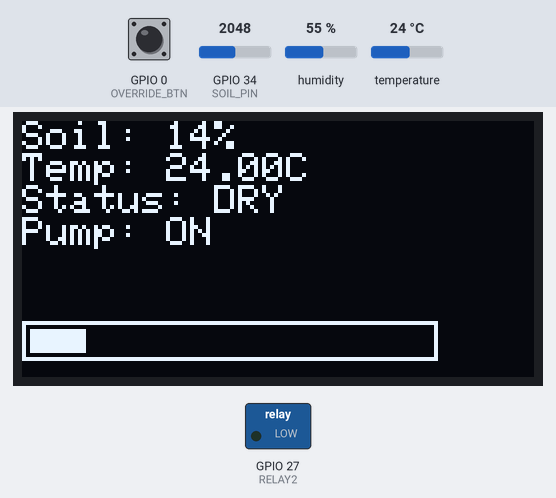
Simulated run of this sketch. Board: ESP32. On the bench: 128×64 one-colour display, switched loads named in the sketch (green lamp = pin HIGH). Inputs (shaded band) come from the test bench; at power-on: GPIO 34 (SOIL_PIN) = 2048, GPIO 0 (OVERRIDE_BTN) HIGH, humidity 55 %, temperature 24 °C. What the sketch prints to the serial monitor is not drawn.

Above: at 2.8 s.
2.9 s: GPIO 34 (SOIL_PIN) set to 1653
At 5.3 s:
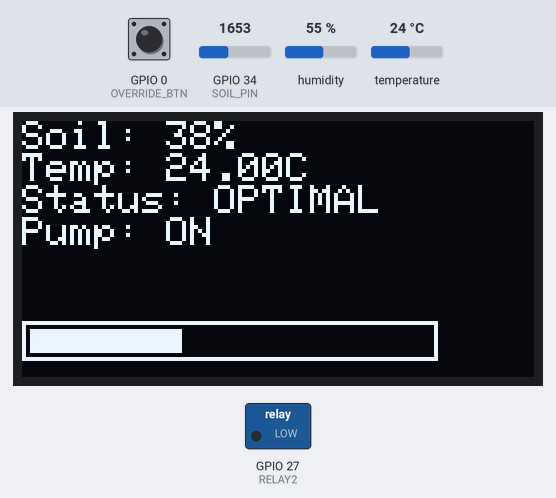
5.6 s: GPIO 34 (SOIL_PIN) set to 1555
At 7.0 s:
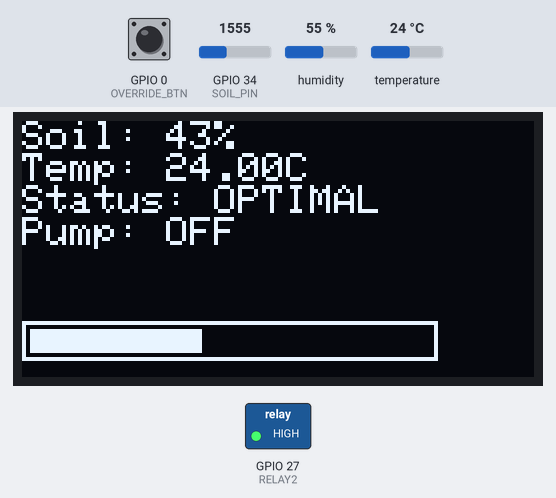
8.3 s: GPIO 34 (SOIL_PIN) set to 1162
At 11.4 s:
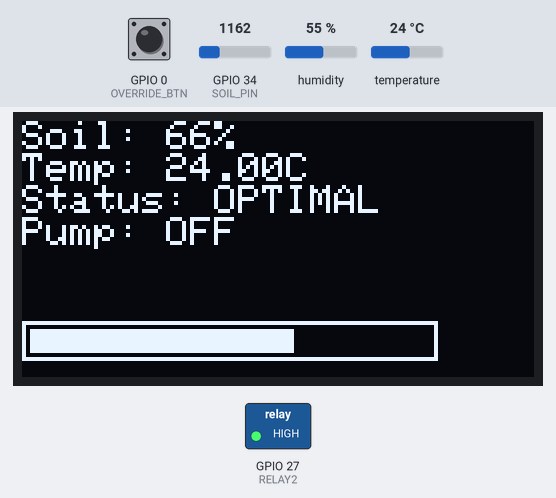
11.7 s: GPIO 34 (SOIL_PIN) set to 1026
At 13.1 s:
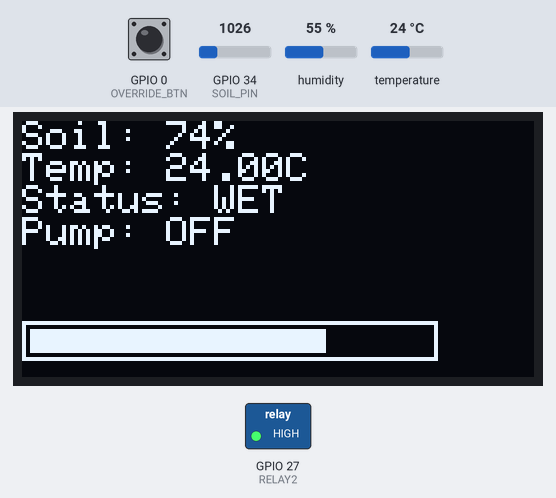
14.4 s: GPIO 0 (OVERRIDE_BTN) pulled LOW for 2.4 s
At 17.7 s:
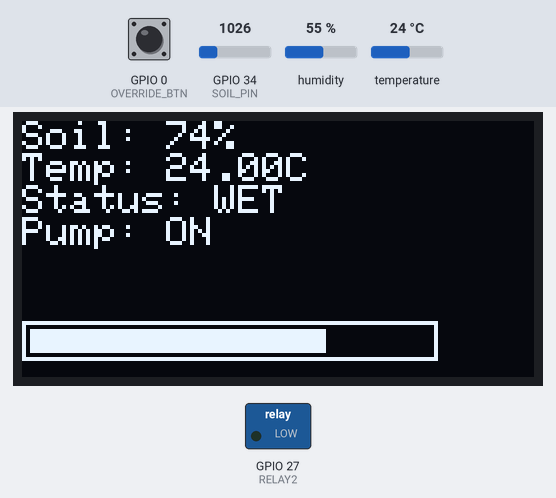
22.8 s: GPIO 34 (SOIL_PIN) set to 2866
At 25.5 s:
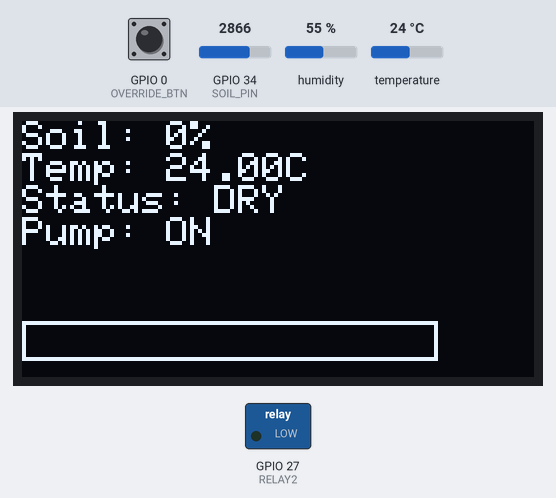
Timing chart, 0 to 27.0 s (numbered marks = the images above; inputs shaded):
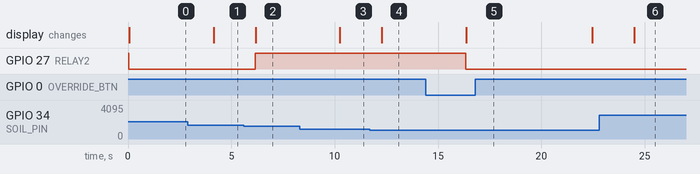

Measured:
- the behaviour switches between 1604 and 1603 on GPIO 34 (SOIL_PIN) (found by bisection; images 1 and 2)
- the behaviour switches between 1094 and 1093 on GPIO 34 (SOIL_PIN) (found by bisection; images 3 and 4)
- after the input at 2.9 s, the display: changes after 1.2 s (image 1)
- after the input at 5.6 s, GPIO 27 (RELAY2): LOW → HIGH after 0.55 s; the display: changes after 0.57 s (image 2)
- after the input at 8.3 s, the display: changes after 1.9 s (image 3)
- after the input at 11.7 s, the display: changes after 0.58 s (image 4)
- after the input at 14.4 s, GPIO 27 (RELAY2): HIGH → LOW after 1.9 s; the display: changes after 2.0 s (image 5)
- after the input at 22.8 s, the display: changes after 1.7 s (image 6)

The sketch:

p4-plant-monitor.ino
```cpp
#include <DHTesp.h>
#include <SPI.h>
#include <Adafruit_GFX.h>
#include <Adafruit_SSD1306.h>

#define SOIL_PIN   34
#define DHT_PIN    4
#define RELAY2     27
#define OVERRIDE_BTN 0

#define OLED_MOSI   23
#define OLED_CLK    18
#define OLED_DC     16
#define OLED_CS     5
#define OLED_RESET  17
#define SCREEN_WIDTH 128
#define SCREEN_HEIGHT 64

Adafruit_SSD1306 display(SCREEN_WIDTH, SCREEN_HEIGHT,
  OLED_MOSI, OLED_CLK, OLED_DC, OLED_RESET, OLED_CS);

DHTesp dht;

bool pumpOn = false;
bool manualOverride = false;
unsigned long overrideStart = 0;
const unsigned long OVERRIDE_DURATION = 5000;

void setup() {
  Serial.begin(115200);
  dht.setup(DHT_PIN, DHTesp::DHT22);
  pinMode(RELAY2, OUTPUT);
  pinMode(OVERRIDE_BTN, INPUT_PULLUP);
  digitalWrite(RELAY2, HIGH); // start OFF

  if (!display.begin(SSD1306_SWITCHCAPVCC)) {
    Serial.println("OLED init failed");
    while (true);
  }
  display.clearDisplay();
  display.setTextColor(SSD1306_WHITE);
  display.setTextSize(1);
}

void loop() {
  int rawMoisture = analogRead(SOIL_PIN);
  int moisturePercent = map(rawMoisture, 2300, 600, 0, 100);
  moisturePercent = constrain(moisturePercent, 0, 100);

  TempAndHumidity data = dht.getTempAndHumidity();

  if (digitalRead(OVERRIDE_BTN) == LOW && !manualOverride) {
    manualOverride = true;
    overrideStart = millis();
    Serial.println("Manual override: force-watering for 5s");
  }

  if (manualOverride) {
    digitalWrite(RELAY2, LOW);
    if (millis() - overrideStart > OVERRIDE_DURATION) {
      manualOverride = false;
    }
  } else {
    if (!pumpOn && moisturePercent < 30) {
      pumpOn = true;
      digitalWrite(RELAY2, LOW);
    }
    if (pumpOn && moisturePercent > 40) {
      pumpOn = false;
      digitalWrite(RELAY2, HIGH);
    }
  }

  String soilStatus = (moisturePercent < 30) ? "DRY" : (moisturePercent > 70) ? "WET" : "OPTIMAL";
  bool pumpActive = pumpOn || manualOverride;

  // OLED display
  display.clearDisplay();
  display.setCursor(0, 0);
  display.print("Soil: "); display.print(moisturePercent); display.println("%");
  display.print("Temp: "); display.print(data.temperature); display.println("C");
  display.print("Status: "); display.println(soilStatus);
  display.print("Pump: "); display.println(pumpActive ? "ON" : "OFF");

  // simple bar graph for moisture
  int barWidth = map(moisturePercent, 0, 100, 0, 100);
  display.drawRect(0, 50, 104, 10, SSD1306_WHITE);
  display.fillRect(2, 52, barWidth, 6, SSD1306_WHITE);

  display.display();

  Serial.print("Soil: ");
  Serial.print(moisturePercent);
  Serial.print("% | Temp: ");
  Serial.print(data.temperature);
  Serial.print("C | Status: ");
  Serial.print(soilStatus);
  Serial.print(" | Pump: ");
  Serial.println(pumpActive ? "ON" : "OFF");

  delay(2000);
}
```
